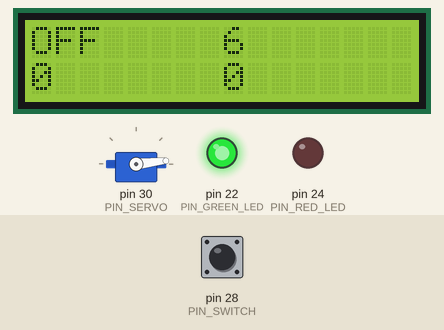
Simulated run of this sketch. Board: Arduino Mega 2560, built with avr-gcc and run on an emulated ATmega2560. Shown: 16×2 character LCD, servo, output pins drawn as LEDs (lit = HIGH). The inputs (shaded band) are chosen by the test bench; at power-on: pin 28 (PIN_SWITCH) HIGH.

Above: at 1.2 s.
1.3 s: pin 28 (PIN_SWITCH) pulled LOW for 1 s
At 1.75 s:
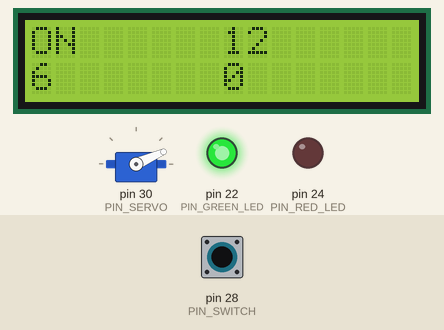
4.0 s: pin 28 (PIN_SWITCH) pulled LOW for 3.2 s
At 8.1 s:
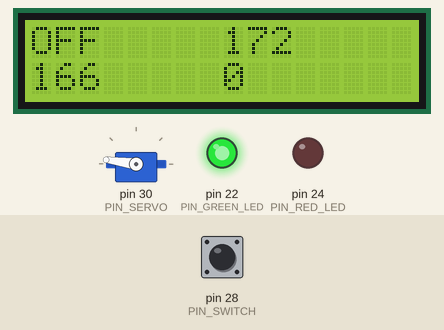
8.7 s: pin 28 (PIN_SWITCH) pulled LOW for 1 s
At 10.4 s:
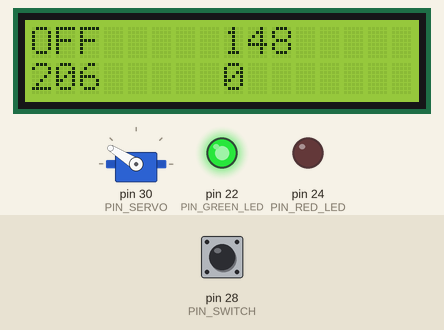
11.3 s: pin 28 (PIN_SWITCH) pulled LOW for 3.2 s
At 15.8 s:
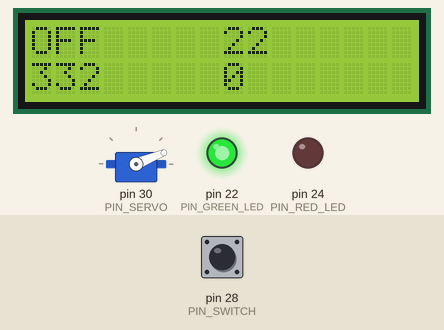
16.1 s: pin 28 (PIN_SWITCH) pulled LOW for 3.2 s
At 20.5 s:
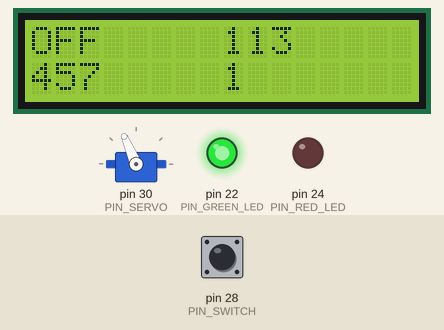
21.0 s: pin 28 (PIN_SWITCH) pulled LOW for 3.2 s
At 25.0 s:
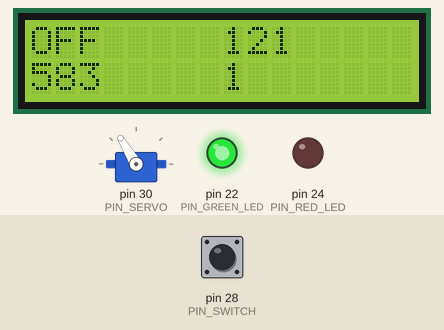
Timing chart, 0 to 26.5 s (numbered marks = the images above; inputs shaded):
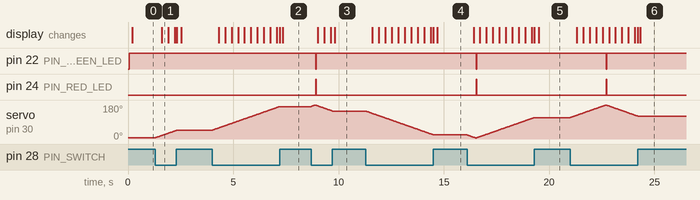

Measured:
- after the input at 1.3 s, servo on pin 30 (PIN_SERVO): moves from 6° to 46° over 0.99 s, starting at once; the display: changes after 0.30 s (image 1)
- after the input at 4.0 s, servo on pin 30 (PIN_SERVO): moves from 46° to 172° over 3.2 s, starting at once; the display: first changes after 0.31 s (image 2 shows a later state)
- after the input at 8.7 s, pin 22 (PIN_GREEN_LED): HIGH → LOW after 0.20 s, → HIGH 0.03 s later; pin 24 (PIN_RED_LED): LOW → HIGH after 0.20 s, → LOW 0.03 s later; servo on pin 30 (PIN_SERVO): rises from 172° to 180° in 0.18 s, then falls to 148° in 0.82 s; the display: first changes after 0.31 s (image 3 shows a later state)
- after the input at 11.3 s, servo on pin 30 (PIN_SERVO): moves from 148° to 22° over 3.2 s, starting at once; the display: first changes after 0.31 s (image 4 shows a later state)
- after the input at 16.1 s, pin 22 (PIN_GREEN_LED): HIGH → LOW after 0.43 s, → HIGH 0.03 s later; pin 24 (PIN_RED_LED): LOW → HIGH after 0.43 s, → LOW 0.03 s later; the display: first changes after 0.31 s (image 5 shows a later state)
- after the input at 21.0 s, pin 22 (PIN_GREEN_LED): HIGH → LOW after 1.7 s, → HIGH 0.03 s later; pin 24 (PIN_RED_LED): LOW → HIGH after 1.7 s, → LOW 0.03 s later; servo on pin 30 (PIN_SERVO): rises from 113° to 180° in 1.7 s, then falls to 121° in 1.5 s; the display: first changes after 0.31 s (image 6 shows a later state)

The sketch:

project.ino
```cpp
/*

    Final Project -- COMP460
    Samuel Volk, 2014

    A 2x16 LCD, red & green LED, pushbutton, and servo motor will be connected
    to the arduino. When the push button is pressed, the servo will sweep back
    and forth between 0 and 180 degrees. When the push button is released, the
    servo will no longer sweep and remain still The red LED lights up when the
    servo reaches 0 and 180 degrees while the green LED lights up during the
    rest of the sweep. The LCD will display whether the servo is "ON" or "OFF"
    as well as the current position in degrees, the total degrees swept, and
    number of complete 180 cycles.

    PROBLEMS AND FIXES:
    - LCD screen doesn't work. Only half-lit blocks on top row
    - Above problem was fixed by modifying the lcd() call
    - When the servo is not in use, the screen flickers: needs a delay?
    - You can set a manual delay but it only prevents the servo from working at
      higher speeds. I am adding a delay with millis() so that the screen is
      only refreshed about every 300ms or some other delay while the motor can
      still be moved
    - a simple delay is not a real debounce so I added a real debounce. It
      doesn't work.
    - scanButton() rewritten

*/

// Libraries
#include <LiquidCrystal.h>
#include <Servo.h>


// Pins
#define PIN_SERVO       30

#define PIN_RED_LED     24
#define PIN_GREEN_LED   22

#define PIN_SWITCH      28


// LCD
#define LCD_ROWS    2
#define LCD_COLS    16
#define LCD_REFRESH 200 // ms
LiquidCrystal lcd(12, 11, 5, 4, 3, 2);
unsigned long lastRefresh = 0;

// Servo
#define SERVO_UPPER 180 // degrees
#define SERVO_LOWER 5   // degrees
Servo servomotor;

// Debounce
#define DEBOUNCE_TIME   20//ms
unsigned long lastPress = 0;

bool moving = false;
int direction = 1;
int angle = 0;
int degreesSwept = 0;
int cycles = 0;


bool scanButton()   // returns LOW if pressed
{
    bool status = digitalRead(PIN_SWITCH);

    // initial peak for debounce (start of debounce)
    if (status == LOW && moving == false)
    {
        lastPress = millis();
        return LOW;
    }
    // debounce time
    else if (millis() - lastPress <= DEBOUNCE_TIME)
    {
        return LOW;
    }
    // normal pressed button operation
    else if (status == LOW)
    {
        return LOW;
    }

    return HIGH;
}


void setup()
{
    lcd.begin(LCD_COLS, LCD_ROWS);

    servomotor.attach(PIN_SERVO);
    // set at starting position
    servomotor.write(SERVO_LOWER + 1);
    angle = servomotor.read();

    pinMode(PIN_RED_LED, OUTPUT);
    pinMode(PIN_GREEN_LED, OUTPUT);

    pinMode(PIN_SWITCH, INPUT_PULLUP);
}


void loop()
{

    while ((millis() - lastRefresh) <= LCD_REFRESH)
    {

        // Check push button
        if (scanButton() == LOW)
        {
            // move servo
            moving = true;
            // switch directions if servo is at end of the sweep
            if (angle >= SERVO_UPPER)       // upper limit
                direction = -1;
            else if (angle <= SERVO_LOWER)  // lower limit
            {
                direction = 1;
                // everytime it reaches back to here, the one cycle is complete
                cycles++;
            }

            angle += direction;
            degreesSwept += abs(direction);
            servomotor.write(angle);
            delay(25); // let the motor catch up
        }
        else
            moving = false;

        // turn on LEDs
        if (angle <= SERVO_LOWER || angle >= SERVO_UPPER)
        {
            digitalWrite(PIN_RED_LED, HIGH);
            digitalWrite(PIN_GREEN_LED, LOW);
        }
        else
        {
            digitalWrite(PIN_RED_LED, LOW);
            digitalWrite(PIN_GREEN_LED, HIGH);
        }
    }

    // display info
    lcd.clear();
    // status
    if (moving)
        lcd.print("ON");
    else
        lcd.print("OFF");
    // angle
    lcd.setCursor(8, 0);
    lcd.print(angle);
    // degrees swept
    lcd.setCursor(0, 1);
    lcd.print(degreesSwept);
    // cycles
    lcd.setCursor(8, 1);
    lcd.print(cycles);


    lastRefresh = millis();
}
```
